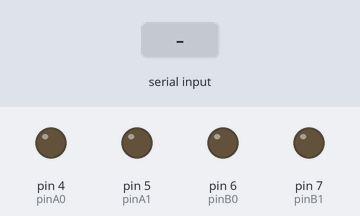
The sketch below on a simulated Arduino Uno, built with avr-gcc and run on an emulated ATmega328P. Parts: output pins drawn as LEDs (lit = HIGH). Dashed ring = blinking. The test bench sets the inputs (shaded band).

Above: at 1.2 s.
1.3 s: "2" received over Serial
At 2.0 s:
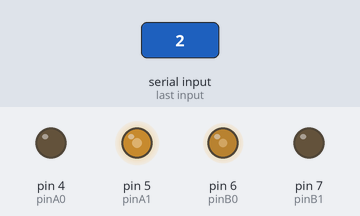
3.7 s: "1" received over Serial
At 4.7 s:
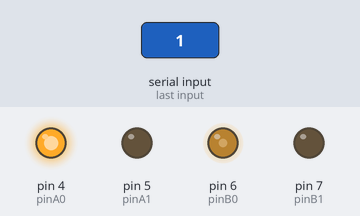
5.2 s: "0" received over Serial
At 6.4 s:
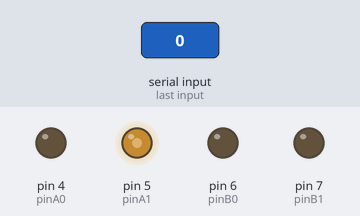
6.7 s: "3" received over Serial
At 7.3 s:
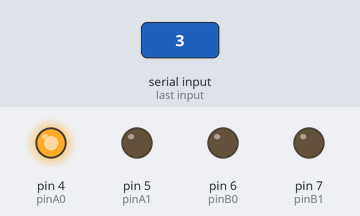
9.1 s: "4" received over Serial
At 11.6 s:
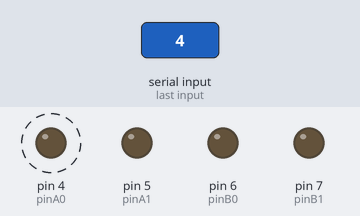
Timing chart, 0 to 13.1 s (numbered marks = the images above; inputs shaded):
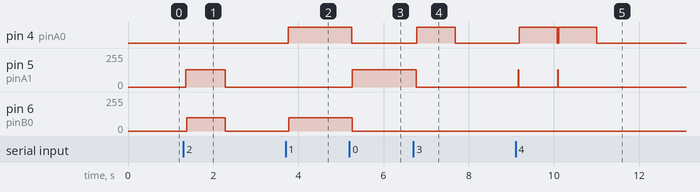

The sketch:

Motion_Control.ino
```cpp
#include "TimerOne.h"

//motorA = right motor
//motorB = left motor

int pinA0 = 4, pinA1 = 5, pinB0 = 6, pinB1 = 7;
int pinChangeDirA = 2, pinChangeDirB = 3;
int pinMotorASpeed = A0, pinMotorBSpeed = A1;
int MotorASpeed = 100, MotorBSpeed = 100;
int serialPacket = 0;
float calibrateA = 1.3,  calibrateB = 1;
bool motorAFWD = 0;
bool motorBFWD = 0;
long lastDebounceTime = 0;
bool motorAStopped = 0, motorBStopped = 0;
bool stopMotors = 0, goFWD = 0, goBCK = 0, turnL = 0, turnR = 0, turn180 = 0;


void setup() {
  //init pins
  Serial.begin(9600);
  while(!Serial);
  Timer1.initialize(50000);
  Timer1.attachInterrupt(timer1_ISR);
  MotorASpeed = 100*calibrateA;
  MotorBSpeed = 100*calibrateB;
  pinMode(pinA1, OUTPUT);
  pinMode(pinB1, OUTPUT);
  pinMode(pinA0, OUTPUT);
  pinMode(pinB0, OUTPUT);

}

void timer1_ISR(){
  if(Serial.available())
  {
    serialPacket = (char)Serial.read();
    //packet is received in ascii format
    switch(serialPacket){
      case 48://forward
        goFWD = 1;
        break;
      case 49://backwards
        goBCK = 1;
        break;
      case 50://left
        turnL = 1;
        break;
      case 51://right
        turnR = 1;
        break;
      case 52://180 degree turn
        turn180 = 1;
        break;
      case 53://stop motors
        stopMotors = 1;
        break;
    }
  }
}

void changeDirA(){
    if(motorAFWD){
      digitalWrite(pinA1, LOW);
      delay(10);
      analogWrite(pinA0, MotorASpeed);
      motorAFWD = 0;
    }
    else
    {
      digitalWrite(pinA0, LOW);
      delay(10);
      analogWrite(pinA1, MotorASpeed);
      motorAFWD = 1;
    }
}

void changeDirB(){
    if(motorBFWD){
      digitalWrite(pinB1, LOW);
      delay(10);
      analogWrite(pinB0, MotorBSpeed);
      motorBFWD = 0;
    }
    else
    {
      digitalWrite(pinB0, LOW);
      delay(10);
      analogWrite(pinB1, MotorBSpeed);
      motorBFWD = 1;
    }
}


void stopMotorA()
{
  digitalWrite(pinA0, LOW);
  digitalWrite(pinA1, LOW);
  motorAStopped = 1;
}


void stopMotorB()
{
  digitalWrite(pinB0, LOW);
  digitalWrite(pinB1, LOW);
  motorBStopped = 1;
}

void moveforward(){
  if(!motorAFWD)
    changeDirA();
  else
    {
      digitalWrite(pinA0, LOW);
      delay(10);
      analogWrite(pinA1, MotorASpeed);
    }
  if(!motorBFWD)
    changeDirB();
  else
  {
      digitalWrite(pinB0, LOW);
      delay(10);
      analogWrite(pinB1, MotorBSpeed);
  }
}

void movebackwards(){
  if(motorAFWD)
    changeDirA();
  else
    {
      digitalWrite(pinA1, LOW);
      delay(10);
      analogWrite(pinA0, MotorASpeed);
    }
  if(motorBFWD)
    changeDirB();
  else
  {
      digitalWrite(pinB1, LOW);
      delay(10);
      analogWrite(pinB0, MotorBSpeed);
  }
}

//turn left 90 deg
void turnLeft(){
  moveforward();//move forwards, and turn off motorB
  changeDirB(); //pivot
  delay(900);
  stopMotors = 1;
}

//turn right 90 deg
void turnRight(){
  moveforward();
  changeDirA();
  delay(900);
  stopMotors = 1;
}
/*
      case 0://forward
      case 1://backwards
      case 2://left
      case 3://right
      case 4://180 degree turn
      case 5://stop
 */
void loop() {


  if(stopMotors){
    stopMotorA();
    stopMotorB();
    stopMotors = 0;
  }
  else if(goFWD)
  {
    moveforward();
    goFWD = 0;
  }
  else if(goBCK)
  {
    movebackwards();
    goBCK = 0;
  }
  else if(turnL)
  {
    turnLeft();
    turnL = 0;
  }
  else if(turnR)
  {
    turnRight();
    turnR = 0;
  }
  else if(turn180)
  {
    turnRight();
    turnRight();
    turn180 = 0;
  }


}
```

Measured:
- after the input at 1.3 s, pin 5 (pinA1): 0/255 → 130/255 after 0.06 s, → 0/255 0.92 s later; pin 6 (pinB0): 0/255 → 100/255 after 0.08 s, → 0/255 0.90 s later
- after the input at 3.7 s, pin 4 (pinA0): LOW → HIGH after 0.06 s; pin 6 (pinB0): 0/255 → 100/255 after 0.07 s
- after the input at 5.2 s, pin 4 (pinA0): HIGH → LOW after 0.05 s; pin 5 (pinA1): 0/255 → 130/255 after 0.06 s; pin 6 (pinB0): 100/255 → 0/255 after 0.06 s
- after the input at 6.7 s, pin 4 (pinA0): LOW → HIGH after 0.08 s, → LOW 0.90 s later; pin 5 (pinA1): 130/255 → 0/255 after 0.07 s
- after the input at 9.1 s, pin 4 (pinA0): alternates HIGH for 0.90 s and LOW for 0.03 s, 4 changes in all, then stays LOW, starting after 0.08 s; pin 5 (pinA1): alternates 130/255 for 0.01 s and 0/255 for 0.92 s, 4 changes in all, then stays 0/255, starting after 0.06 s
